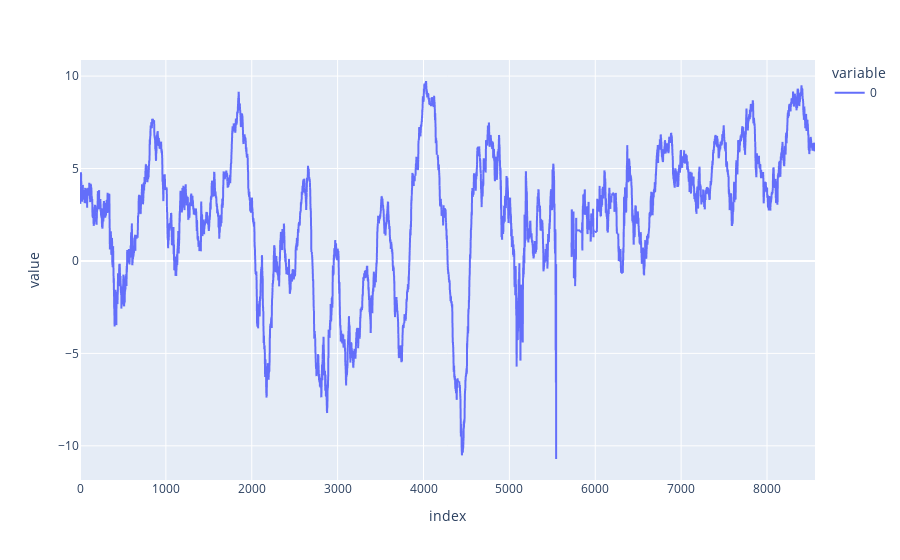

Here is the notebook cell this chart was saved with:
### Code cell
snr, peak_id, noise_std = nccfs.snr_of_peak_amp('dB')
px.line(snr)

### Figure 1 — Plotly figure (JSON) as saved in the notebook; plotly's stock layout.template omitted (floating-point values rounded to 4 significant figures; data arrays with more than 128 entries replaced by an {"elided": "..."} marker saying what was removed)
{"data": [{"hovertemplate": "variable=0<br>index=%{x}<br>value=%{y}<extra></extra>", "legendgroup": "0", "line": {"color": "#636efa", "dash": "solid"}, "mode": "lines", "name": "0", "showlegend": true, "type": "scattergl", "x": {"elided": "8560 int values"}, "xaxis": "x", "y": {"elided": "8560 float values"}, "yaxis": "y"}], "layout": {"legend": {"title": {"text": "variable"}, "tracegroupgap": 0}, "margin": {"t": 60}, "xaxis": {"anchor": "y", "domain": [0, 1], "title": {"text": "index"}}, "yaxis": {"anchor": "x", "domain": [0, 1], "title": {"text": "value"}}}}
